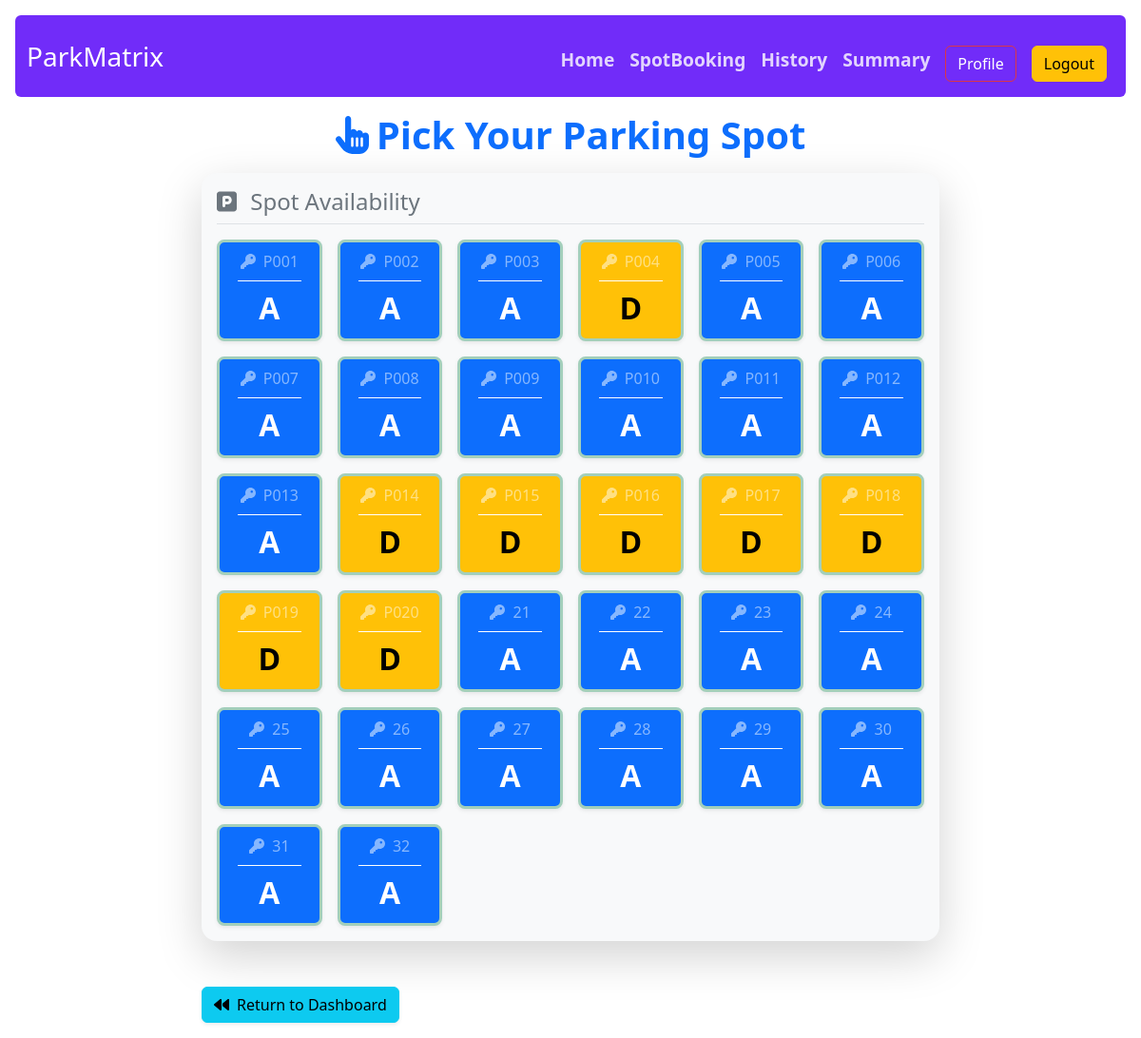
/book_spot/1 (signed in), run on the app's committed database.
### models/models.py (models this page shows)
class ParkingSpot(db.Model):
    id = db.Column(db.Integer , primary_key = True)
    lot_id = db.Column(db.Integer, db.ForeignKey(ParkingLot.id), nullable = False)
    occupied_status = db.Column(db.Boolean , nullable = False , default = False)
    spot_number = db.Column(db.String(6), nullable = False)
    deleted_spot = db.Column(db.Boolean,default=True,nullable = False)
    booked_spots = db.relationship("Bookedspot", backref="parking_spot", lazy=True)

### controllers/routes.py (the view)
@app.route('/book_spot/<int:lot_id>')
@auth_required
def book_spot(lot_id):
    user = User.query.get(session['user_id'])
    if Bookedspot.query.filter_by(user_id=user.id, vehicle_released=False).first():
        flash("You already have an active booking.")
        return redirect(url_for('user_dashboard'))
    spots = ParkingSpot.query.filter_by(lot_id=lot_id).all()
    if not spots:
        flash("Invalid lot or no spots available.")
        return redirect(url_for('user_dashboard'))
    return render_template('lots_list.html', spots=spots)

### controllers/routes.py (called while the page is built)
@app.context_processor
def inject_user():
    user = None
    if 'user_id' in session:
        user = User.query.get(session['user_id'])
    return dict(user=user)

def auth_required(func):
    @wraps(func)
    def inner(*args, **kwargs):
        if 'user_id' in session:
            return func(*args, **kwargs)
        else:
            flash("Please log in first.")
            return redirect(url_for('login'))
    return inner

### templates/lots_list.html (shortened to what this page needs)
{% extends 'layout.html' %}
{% block content %}
<div class="container-fluid my-3">
    <h1 class="text-center text-primary fw-bold mb-3"><i class="fa-solid fa-hand-pointer me-2"></i>Pick Your Parking Spot</h1>
    <div class="row justify-content-center">
        <div class="col-12 col-md-10 col-lg-8">
            <div class="p-3 bg-light rounded-4 shadow-lg mb-3">
                <h2 class="text-start fs-4 mb-3 border-bottom pb-2 text-secondary">
                    <i class="fa-solid fa-square-parking me-2"></i> Spot Availability
                </h2>
                <div class="row row-cols-3 row-cols-md-4 row-cols-lg-6 g-3 justify-content-start">
                    {% for spot in spots %}
                        <div class="col">
                            {% if spot.occupied_status  %}
                                <a href="{{ url_for('book_this_spot', spot_id = spot.id) }}" class="text-decoration-none d-block h-100">
                                    <button type="button" class="btn btn-danger w-100 h-100 shadow-sm border border-3 border-success-subtle rounded-3 d-flex flex-column align-items-center justify-content-between p-2">
                                        <p class="fs-6 text-white-50 fw-light mb-1"><i class="fa-solid fa-key me-1"></i> {{ spot.spot_number }}</p>
                                        <div class="w-75 border-bottom border-1 border-white my-1"></div>
                                        <p class="fs-2 fw-bold mb-0">O</p>
                                    </button>
                                </a>
                            {% elif not spot.deleted_spot %}
                            <a href="{{ url_for('book_this_spot', spot_id = spot.id) }}"
                                class="btn btn-warning w-100 h-100 shadow-sm border border-3 border-success-subtle rounded-3 d-flex flex-column align-items-center justify-content-between p-2">
                                <p class="fs-6 text-white-50 fw-light mb-1"><i class="fa-solid fa-key me-1"></i> {{
                                    spot.spot_number }}</p>
                                <div class="w-75 border-bottom border-1 border-white my-1"></div>
                                <p class="fs-2 fw-bold mb-0">D</p>
                            </a>
                            {% else %}
                            <a href="{{ url_for('book_this_spot', spot_id = spot.id) }}"
                                class="btn btn-primary w-100 h-100 shadow-sm border border-3 border-success-subtle rounded-3 d-flex flex-column align-items-center justify-content-between p-2">
                                <p class="fs-6 text-white-50 fw-light mb-1"><i class="fa-solid fa-key me-1"></i> {{
                                    spot.spot_number }}</p>
                                <div class="w-75 border-bottom border-1 border-white my-1"></div>
                                <p class="fs-2 fw-bold mb-0">A</p>
                            </a>
                            {% endif %}
                        </div>
                    {% endfor %}
                </div>
            </div>
            <div class="text-start mt-5">
                <a href="{{ url_for('return_to_dashboard') }}" class="btn btn-info shadow-sm">
                    <i class="fa-solid fa-backward me-2"></i>Return to Dashboard
                </a>
            </div>
        </div>
    </div>
</div>
{% endblock %}

### data on the page
ParkingSpot: spot_number "P001"
ParkingSpot: spot_number "P002"
ParkingSpot: spot_number "P003"
ParkingSpot: spot_number "P004"
ParkingSpot: spot_number "P005"
ParkingSpot: spot_number "P006"
ParkingSpot: spot_number "P007"
ParkingSpot: spot_number "P008"
ParkingSpot: spot_number "P009"
ParkingSpot: spot_number "P010"
ParkingSpot: spot_number "P011"
ParkingSpot: spot_number "P012"
ParkingSpot: spot_number "P013"
ParkingSpot: spot_number "P014"
ParkingSpot: spot_number "P015"
ParkingSpot: spot_number "P016"
ParkingSpot: spot_number "P017"
ParkingSpot: spot_number "P018"
ParkingSpot: spot_number "P019"
ParkingSpot: spot_number "P020"
ParkingSpot: spot_number "21"
ParkingSpot: spot_number "22"
ParkingSpot: spot_number "23"
ParkingSpot: spot_number "24"
ParkingSpot: spot_number "25"
ParkingSpot: spot_number "26"
ParkingSpot: spot_number "27"
ParkingSpot: spot_number "28"
ParkingSpot: spot_number "29"
ParkingSpot: spot_number "30"
ParkingSpot: spot_number "31"
ParkingSpot: spot_number "32"
